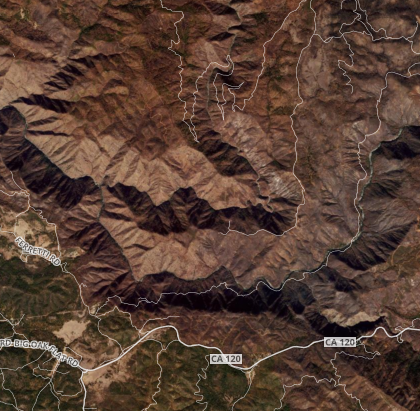
#> input picture GTAerohacks/Marissa/ics/Dec13.png, 420 x 411 px
$ python compare.py
#> lines starting #> are read from the running program, lines starting #| are printed output that depends on the picture; after the words box and inside, x2 and y2 are one past the last pixel; in counts of white or black regions, pixels touching at a corner belong together
import cv2
import numpy as np

img = cv2.imread("Dec13.png")
#> img is the input picture: shape (411, 420, 3); mean B, G, R 52, 63.7, 87.8
img2 = cv2.imread("May13.png")
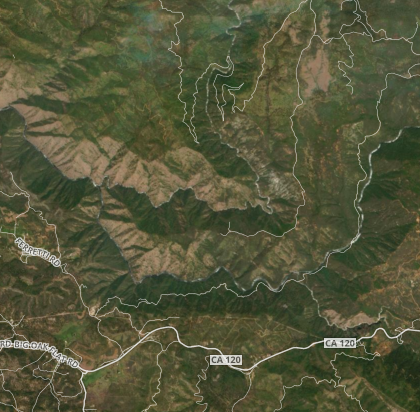
#> input picture GTAerohacks/Marissa/ics/May13.png, 420 x 412 px
#> img2 is the input picture: shape (412, 420, 3); mean B, G, R 58.2, 86.5, 84.3

sensitivity = 8;
lower = [60 - sensitivity, 100, 50]
upper = [60 + sensitivity, 255, 255]

lower = np.array(lower, dtype = "uint8")
upper = np.array(upper, dtype = "uint8")


dst = cv2.inRange(img, lower, upper)
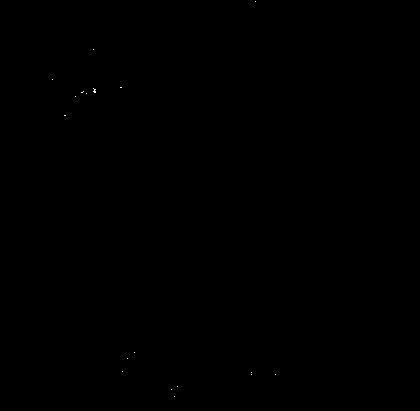
#> dst: shape (411, 420); 0.02% white in thin lines or dots, all inside (x1, y1, x2, y2) = (52, 1, 276, 397)
no_blue = cv2.countNonZero(dst)
#> no_blue = 30
output = cv2.bitwise_and(img, img, mask = dst)
print('The number of green pixels in "Dec13.png" is: ' + str(no_blue))
#| The number of green pixels in "Dec13.png" is: 30

dst2 = cv2.inRange(img2, lower, upper)
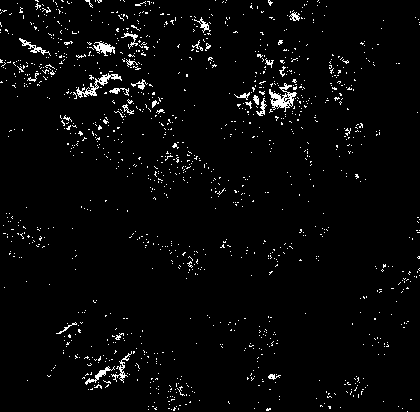
#> dst2: shape (412, 420); 3% white in thin lines or dots
no_blue2 = cv2.countNonZero(dst2)
#> no_blue2 = 5108
output2 = cv2.bitwise_and(img2, img2, mask = dst2)
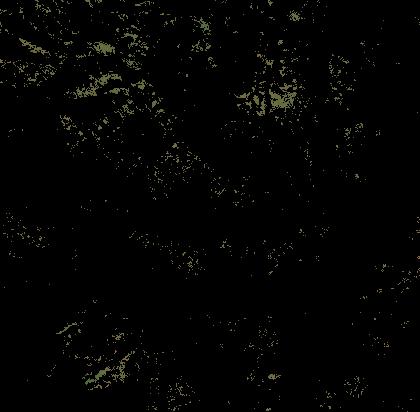
#> output2: shape (412, 420, 3); mean B, G, R 1.9, 3, 3
print('The number of green pixels in "May13.png" is: ' + str(no_blue2))
#| The number of green pixels in "May13.png" is: 5108

threshold = 3000
print('The threshold is ' + str(threshold))
if ((no_blue2 - no_blue) >= threshold):
    print ('This area exceeded the threshold and should be checked out.')
else:
    print('This area did not exceed the threshold and is doing fine.')


cv2.namedWindow("opencv")
cv2.imshow("images", np.hstack([img, output]))
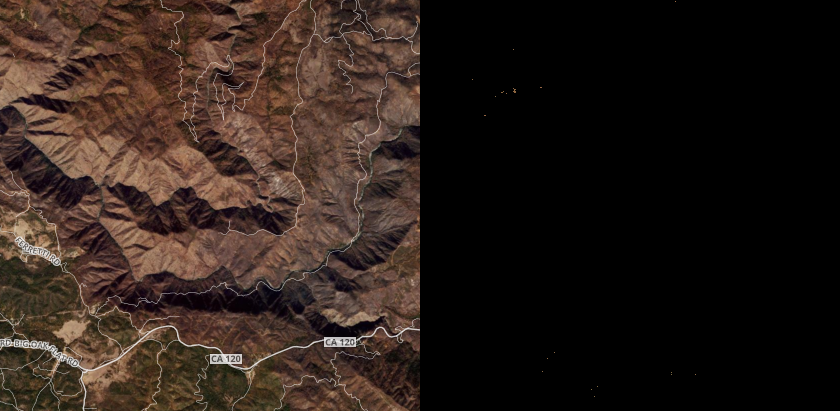
#> window 'images': shape (411, 840, 3); mean B, G, R 26, 31.9, 43.9
cv2.imshow("images", np.hstack([img2, output2]))
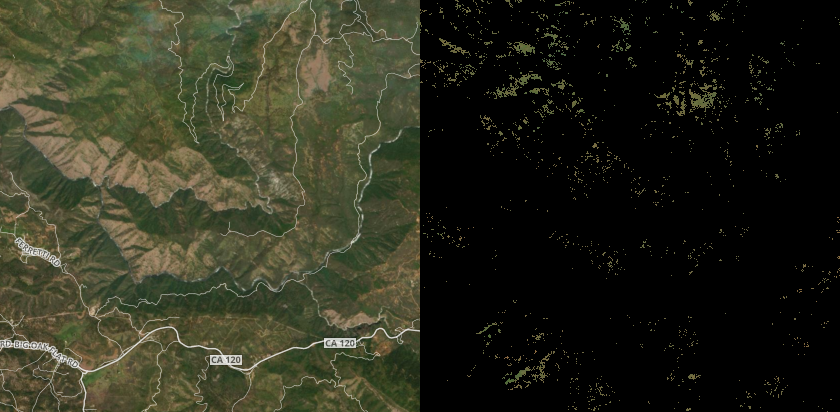
#> window 'images': shape (412, 840, 3); mean B, G, R 30, 44.7, 43.7
cv2.waitKey(0)
